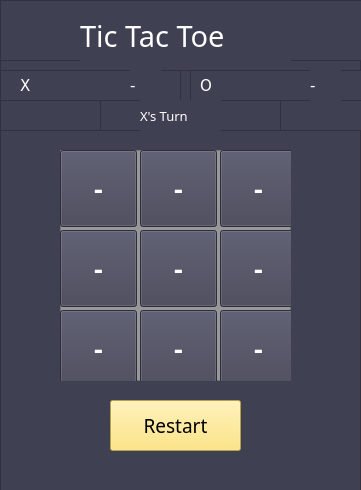
<?xml version="1.0" encoding="UTF-8"?>
<ui version="4.0">
 <class>MainWindow</class>
 <widget class="QMainWindow" name="MainWindow">
  <property name="geometry">
   <rect>
    <x>0</x>
    <y>0</y>
    <width>361</width>
    <height>490</height>
   </rect>
  </property>
  <property name="minimumSize">
   <size>
    <width>361</width>
    <height>490</height>
   </size>
  </property>
  <property name="maximumSize">
   <size>
    <width>361</width>
    <height>490</height>
   </size>
  </property>
  <property name="windowTitle">
   <string>MainWindow</string>
  </property>
  <widget class="QWidget" name="CentralWidget">
   <widget class="QFrame" name="MainFrame">
    <property name="geometry">
     <rect>
      <x>0</x>
      <y>0</y>
      <width>361</width>
      <height>501</height>
     </rect>
    </property>
    <property name="styleSheet">
     <string notr="true">background-color: rgb(64, 64, 83);
</string>
    </property>
    <property name="frameShape">
     <enum>QFrame::StyledPanel</enum>
    </property>
    <property name="frameShadow">
     <enum>QFrame::Raised</enum>
    </property>
    <widget class="QFrame" name="HeaderFrame">
     <property name="geometry">
      <rect>
       <x>0</x>
       <y>0</y>
       <width>371</width>
       <height>61</height>
      </rect>
     </property>
     <property name="frameShape">
      <enum>QFrame::StyledPanel</enum>
     </property>
     <property name="frameShadow">
      <enum>QFrame::Raised</enum>
     </property>
     <widget class="QLabel" name="HeadingLabel">
      <property name="geometry">
       <rect>
        <x>80</x>
        <y>10</y>
        <width>211</width>
        <height>51</height>
       </rect>
      </property>
      <property name="font">
       <font>
        <family>Segoe Print</family>
        <pointsize>22</pointsize>
        <underline>false</underline>
       </font>
      </property>
      <property name="styleSheet">
       <string notr="true">color: rgb(255, 255, 255);</string>
      </property>
      <property name="text">
       <string>Tic Tac Toe</string>
      </property>
     </widget>
    </widget>
    <widget class="QFrame" name="ScoreMessageFrame">
     <property name="geometry">
      <rect>
       <x>0</x>
       <y>70</y>
       <width>371</width>
       <height>61</height>
      </rect>
     </property>
     <property name="frameShape">
      <enum>QFrame::StyledPanel</enum>
     </property>
     <property name="frameShadow">
      <enum>QFrame::Raised</enum>
     </property>
     <widget class="QFrame" name="XScoreFrame">
      <property name="geometry">
       <rect>
        <x>0</x>
        <y>0</y>
        <width>181</width>
        <height>31</height>
       </rect>
      </property>
      <property name="frameShape">
       <enum>QFrame::StyledPanel</enum>
      </property>
      <property name="frameShadow">
       <enum>QFrame::Raised</enum>
      </property>
      <widget class="QLabel" name="XScoreLabel">
       <property name="geometry">
        <rect>
         <x>130</x>
         <y>0</y>
         <width>31</width>
         <height>31</height>
        </rect>
       </property>
       <property name="font">
        <font>
         <family>Verdana</family>
         <pointsize>11</pointsize>
        </font>
       </property>
       <property name="styleSheet">
        <string notr="true">color: rgb(255, 255, 255);</string>
       </property>
       <property name="text">
        <string>-</string>
       </property>
      </widget>
      <widget class="QLabel" name="XLabel">
       <property name="geometry">
        <rect>
         <x>20</x>
         <y>5</y>
         <width>31</width>
         <height>21</height>
        </rect>
       </property>
       <property name="font">
        <font>
         <family>Verdana</family>
         <pointsize>11</pointsize>
        </font>
       </property>
       <property name="styleSheet">
        <string notr="true">color: rgb(255, 255, 255);</string>
       </property>
       <property name="text">
        <string>X</string>
       </property>
      </widget>
     </widget>
     <widget class="QFrame" name="OScoreFrame">
      <property name="geometry">
       <rect>
        <x>190</x>
        <y>0</y>
        <width>181</width>
        <height>31</height>
       </rect>
      </property>
      <property name="frameShape">
       <enum>QFrame::StyledPanel</enum>
      </property>
      <property name="frameShadow">
       <enum>QFrame::Raised</enum>
      </property>
      <widget class="QLabel" name="OLabel">
       <property name="geometry">
        <rect>
         <x>10</x>
         <y>5</y>
         <width>31</width>
         <height>21</height>
        </rect>
       </property>
       <property name="font">
        <font>
         <family>Verdana</family>
         <pointsize>11</pointsize>
        </font>
       </property>
       <property name="styleSheet">
        <string notr="true">color: rgb(255, 255, 255);</string>
       </property>
       <property name="text">
        <string>O</string>
       </property>
      </widget>
      <widget class="QLabel" name="OScoreLabel">
       <property name="geometry">
        <rect>
         <x>120</x>
         <y>0</y>
         <width>31</width>
         <height>31</height>
        </rect>
       </property>
       <property name="font">
        <font>
         <family>Verdana</family>
         <pointsize>11</pointsize>
        </font>
       </property>
       <property name="styleSheet">
        <string notr="true">color: rgb(255, 255, 255);</string>
       </property>
       <property name="text">
        <string>-</string>
       </property>
      </widget>
     </widget>
     <widget class="QFrame" name="MessageFrame">
      <property name="geometry">
       <rect>
        <x>100</x>
        <y>30</y>
        <width>181</width>
        <height>31</height>
       </rect>
      </property>
      <property name="frameShape">
       <enum>QFrame::StyledPanel</enum>
      </property>
      <property name="frameShadow">
       <enum>QFrame::Raised</enum>
      </property>
      <widget class="QLabel" name="MessageLabel">
       <property name="geometry">
        <rect>
         <x>40</x>
         <y>0</y>
         <width>81</width>
         <height>31</height>
        </rect>
       </property>
       <property name="font">
        <font>
         <family>Segoe Print</family>
         <pointsize>10</pointsize>
        </font>
       </property>
       <property name="styleSheet">
        <string notr="true">color: rgb(255, 255, 255);</string>
       </property>
       <property name="text">
        <string>X's Turn</string>
       </property>
      </widget>
     </widget>
    </widget>
    <widget class="QFrame" name="BoardFrame">
     <property name="geometry">
      <rect>
       <x>60</x>
       <y>150</y>
       <width>231</width>
       <height>231</height>
      </rect>
     </property>
     <property name="styleSheet">
      <string notr="true">background-color: rgb(152, 152, 152);</string>
     </property>
     <property name="frameShape">
      <enum>QFrame::StyledPanel</enum>
     </property>
     <property name="frameShadow">
      <enum>QFrame::Raised</enum>
     </property>
     <widget class="QPushButton" name="Button_6">
      <property name="geometry">
       <rect>
        <x>0</x>
        <y>160</y>
        <width>77</width>
        <height>77</height>
       </rect>
      </property>
      <property name="font">
       <font>
        <family>Segoe Print</family>
        <pointsize>20</pointsize>
        <weight>75</weight>
        <bold>true</bold>
       </font>
      </property>
      <property name="styleSheet">
       <string notr="true">background-color: rgb(64, 64, 83);
color: rgb(255, 255, 255);</string>
      </property>
      <property name="text">
       <string>-</string>
      </property>
     </widget>
     <widget class="QPushButton" name="Button_7">
      <property name="geometry">
       <rect>
        <x>80</x>
        <y>160</y>
        <width>77</width>
        <height>77</height>
       </rect>
      </property>
      <property name="font">
       <font>
        <family>Segoe Print</family>
        <pointsize>20</pointsize>
        <weight>75</weight>
        <bold>true</bold>
       </font>
      </property>
      <property name="styleSheet">
       <string notr="true">background-color: rgb(64, 64, 83);
color: rgb(255, 255, 255);</string>
      </property>
      <property name="text">
       <string>-</string>
      </property>
     </widget>
     <widget class="QPushButton" name="Button_8">
      <property name="geometry">
       <rect>
        <x>160</x>
        <y>160</y>
        <width>77</width>
        <height>77</height>
       </rect>
      </property>
      <property name="font">
       <font>
        <family>Segoe Print</family>
        <pointsize>20</pointsize>
        <weight>75</weight>
        <bold>true</bold>
       </font>
      </property>
      <property name="styleSheet">
       <string notr="true">background-color: rgb(64, 64, 83);
color: rgb(255, 255, 255);</string>
      </property>
      <property name="text">
       <string>-</string>
      </property>
     </widget>
     <widget class="QPushButton" name="Button_5">
      <property name="geometry">
       <rect>
        <x>160</x>
        <y>80</y>
        <width>77</width>
        <height>77</height>
       </rect>
      </property>
      <property name="font">
       <font>
        <family>Segoe Print</family>
        <pointsize>20</pointsize>
        <weight>75</weight>
        <bold>true</bold>
       </font>
      </property>
      <property name="styleSheet">
       <string notr="true">background-color: rgb(64, 64, 83);
color: rgb(255, 255, 255);</string>
      </property>
      <property name="text">
       <string>-</string>
      </property>
     </widget>
     <widget class="QPushButton" name="Button_4">
      <property name="geometry">
       <rect>
        <x>80</x>
        <y>80</y>
        <width>77</width>
        <height>77</height>
       </rect>
      </property>
      <property name="font">
       <font>
        <family>Segoe Print</family>
        <pointsize>20</pointsize>
        <weight>75</weight>
        <bold>true</bold>
       </font>
      </property>
      <property name="styleSheet">
       <string notr="true">background-color: rgb(64, 64, 83);
color: rgb(255, 255, 255);</string>
      </property>
      <property name="text">
       <string>-</string>
      </property>
     </widget>
     <widget class="QPushButton" name="Button_3">
      <property name="geometry">
       <rect>
        <x>0</x>
        <y>80</y>
        <width>77</width>
        <height>77</height>
       </rect>
      </property>
      <property name="font">
       <font>
        <family>Segoe Print</family>
        <pointsize>20</pointsize>
        <weight>75</weight>
        <bold>true</bold>
       </font>
      </property>
      <property name="styleSheet">
       <string notr="true">background-color: rgb(64, 64, 83);
color: rgb(255, 255, 255);</string>
      </property>
      <property name="text">
       <string>-</string>
      </property>
     </widget>
     <widget class="QPushButton" name="Button_2">
      <property name="geometry">
       <rect>
        <x>160</x>
        <y>0</y>
        <width>77</width>
        <height>77</height>
       </rect>
      </property>
      <property name="font">
       <font>
        <family>Segoe Print</family>
        <pointsize>20</pointsize>
        <weight>75</weight>
        <bold>true</bold>
       </font>
      </property>
      <property name="styleSheet">
       <string notr="true">background-color: rgb(64, 64, 83);
color: rgb(255, 255, 255);</string>
      </property>
      <property name="text">
       <string>-</string>
      </property>
     </widget>
     <widget class="QPushButton" name="Button_1">
      <property name="geometry">
       <rect>
        <x>80</x>
        <y>0</y>
        <width>77</width>
        <height>77</height>
       </rect>
      </property>
      <property name="font">
       <font>
        <family>Segoe Print</family>
        <pointsize>20</pointsize>
        <weight>75</weight>
        <bold>true</bold>
       </font>
      </property>
      <property name="styleSheet">
       <string notr="true">background-color: rgb(64, 64, 83);
color: rgb(255, 255, 255);</string>
      </property>
      <property name="text">
       <string>-</string>
      </property>
     </widget>
     <widget class="QPushButton" name="Button_0">
      <property name="geometry">
       <rect>
        <x>0</x>
        <y>0</y>
        <width>77</width>
        <height>77</height>
       </rect>
      </property>
      <property name="font">
       <font>
        <family>Segoe Print</family>
        <pointsize>20</pointsize>
        <weight>75</weight>
        <bold>true</bold>
       </font>
      </property>
      <property name="styleSheet">
       <string notr="true">background-color: rgb(64, 64, 83);
color: rgb(255, 255, 255);</string>
      </property>
      <property name="text">
       <string>-</string>
      </property>
     </widget>
    </widget>
    <widget class="QPushButton" name="Restart_Button">
     <property name="geometry">
      <rect>
       <x>110</x>
       <y>400</y>
       <width>131</width>
       <height>51</height>
      </rect>
     </property>
     <property name="font">
      <font>
       <family>Segoe Print</family>
       <pointsize>14</pointsize>
      </font>
     </property>
     <property name="styleSheet">
      <string notr="true">background-color: rgb(255, 224, 98);</string>
     </property>
     <property name="text">
      <string>Restart</string>
     </property>
    </widget>
   </widget>
  </widget>
  <action name="ActionNew_Game">
   <property name="text">
    <string>New Game</string>
   </property>
  </action>
  <action name="ActionExit">
   <property name="text">
    <string>Exit</string>
   </property>
  </action>
  <action name="ActionUndo">
   <property name="text">
    <string>Undo</string>
   </property>
  </action>
  <action name="ActionRedo">
   <property name="text">
    <string>Redo</string>
   </property>
  </action>
 </widget>
 <resources/>
 <connections/>
</ui>
